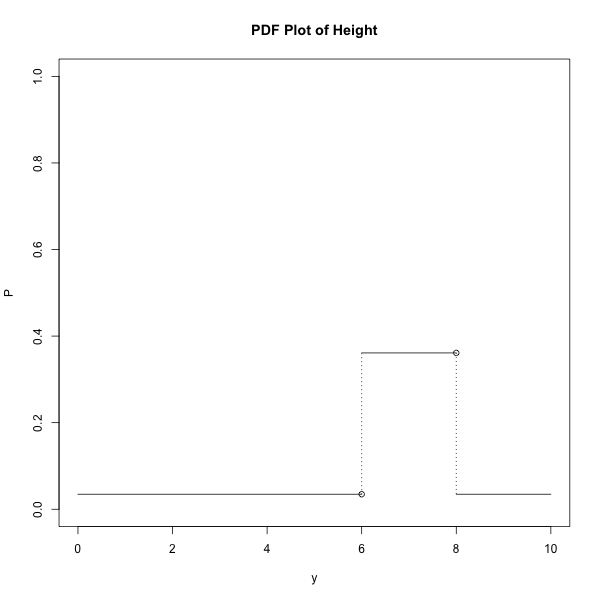

Reproduce this figure in R.
png(filename="/Users/cryan/Desktop/LaTex/as2/Q1_pdf.png",width = 600,height= 600)


plot(c(0,6),c(10/288,10/288),type = "l",ylim  = c(0,1),xlim =c(0,10),main = "PDF Plot of Height",xlab= 'y',ylab = 'P')
points(c(6,6),c(10/288,13/36),type = "l",pch = 4,lty = 3)
points(c(6,8),c(13/36,13/36),type = "l",pch = 4)
points(c(8,8),c(13/36,10/288),type = "l",pch = 4,lty = 3)
points(c(8,10),c(10/288,10/288),type = "l",pch = 4)
points(6,10/288,type = 'p',cex = 1)
points(8,13/36,type = 'p',cex = 1)
dev.off()



png(filename="/Users/cryan/Desktop/LaTex/as2/Q1_2.png",width = 600,height= 600)
plot(c(0,6),c(0,180/288),type = "l",ylim  = c(0,1),xlim =c(0,10),main = "Condition CDF Plot of Height",xlab= 'y',ylab = 'P')
points(c(6,8),c(180/288,228/288),type = "l",pch = 4)
points(c(8,10),c(228/288,1),type = "l",pch = 4)
dev.off()

x = seq(0,5,0.001)
y1 = 1-exp(-2*x)
y2 = 1+ exp(-2*x) -2*exp(-x)
y3 = 1 - exp(-x)
png(filename = '/Users/cryan/Desktop/LaTex/as2/Q2_3.png',width = 600,height = 600)
plot(x,y1,type = 'l',col = 'red',ylim = c(0,1),ylab = 'CDF',main = "CDF Plots")
text(c(1,2),expression(T[1]),col = 'red')
par(new = T)
plot(x,y2,type = 'l',ylim = c(0,1),ylab = 'CDF')
text(c(3,0.5),expression(T[2]),col = 'black')
par(new = T)
plot(x,y3,type = 'l',ylim = c(0,1),ylab = 'CDF',col = 'blue')
text(1,0.7,expression(T[3]),col = 'blue')
dev.off()

png(filename="/Users/cryan/Desktop/LaTex/as2/Q4_1.png",width = 600,height= 600)
plot(c(0,0,10,10,0),c(0,10,10,0,0),type  = 'l',ylab = 'Hannah',xlab = 'Mary',ylim = c(0,12),xlim = c(0,12),main = "Joint PDF of Marry and Hannah")
x = c(0,0,10,10,0)
y= c(0,10,10,0,0)
polygon(x,y,col =gray(0.8))
text(6,11,'f = 1/100 inside the square (includig closure)')
dev.off()

png(filename="/Users/cryan/Desktop/LaTex/as2/Q4_2.png",width = 600,height= 600)
plot(c(0,0,10,10,0),c(0,10,10,0,0),type  = 'l',ylab = 'Hannah',xlab = 'Mary',ylim = c(0,12),xlim = c(0,12),main = "Joint PDF of Marry and Hannah")
points(c(0,6),c(4,10),type = 'l')
points(c(4,10),c(0,6),type = 'l')
x = c(0,6,10,10,4,0)
y = c(4,10,10,6,0,0)
polygon(x,y,col =gray(0.8))
text(2,7,'x-y = d')
text(8,3,'x-y = -d')
dev.off()

png(filename="/Users/cryan/Desktop/LaTex/as2/Q4_3.png",width = 600,height= 600)
x = seq(0,10,0.001)
y = (20-2*x)/100
plot(x,y,type  = 'l',ylab = 'PDF',xlab = 'Distance',ylim = c(0,0.4),xlim = c(0,10),main = "CDF of Distance")
dev.off()

x = seq(0.5,1,0.0001)
y1 = 8/6 * x^2 -1/3 
y2 = 8*x -4*x^2 -3

#for (i in 1:5){
#	y_1 = cbind(y_1, 1/(1- 0.5^(i+2)) *(x^(i+2) - 0.5^(i+2)))
#	y_2 = cbind(y_2, (-1)^(i+1)*((2-2*x)^(i+2) -1 ))
#	
#}



png(filename="/Users/cryan/Desktop/LaTex/as2/Q5_2.png",width = 600,height= 600)
plot(x,y1,type = 'l',col = 'red',xlab = 'bias',ylim = c(0,1),ylab = 'CDF',main = "Posterior CDF Plot of bias After The First Flip",xlim = c(0.5,1))
text(0.9,0.4,'posterior of bias given Heads',col = 'red')
par(new = T)
plot(x,y2,type = 'l',ylim = c(0,1),ylab = 'CDF',xlab = "bias")
text(c(3,0.5),expression(T[2]),col = 'black')
text(0.65,0.8,'posterior of bias given tail',col = 'black')
dev.off()

